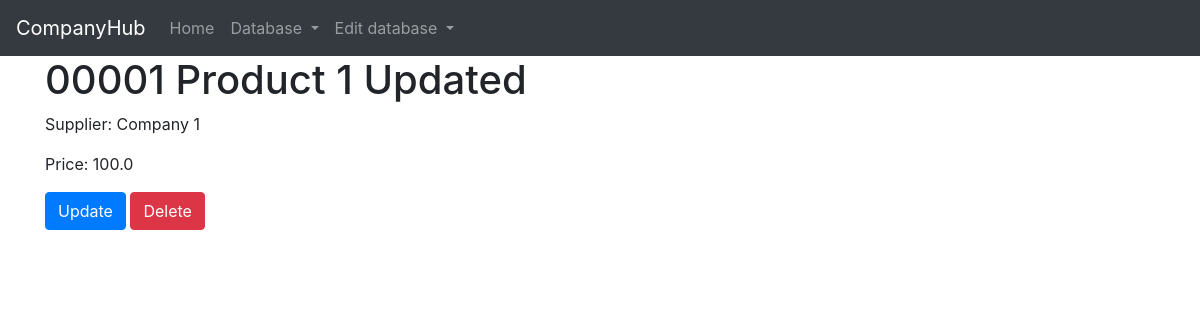
Page /product/1 on the committed database.
### main/models.py (models this page shows, shortened)
class Product(models.Model):
    product_code = models.CharField(max_length=50)
    name = models.CharField(max_length=100)
    supplier_name = models.ForeignKey('Supplier', on_delete=models.CASCADE, null=True)
    price = models.FloatField(null=True)

class Supplier(models.Model):
    supplier_name = models.CharField(max_length=100)
    email = models.EmailField(null=True)
    def __str__(self):
        return self.supplier_name

### main/views.py (the view)
# urls.py: path('product/<pk>', ProductDetailView.as_view(), name='main-product-detail'),
class ProductDetailView(DetailView):
    model = Product
    template_name = 'main/product-detail.html'

### main/templates/main/product-detail.html
{% extends 'main/base.html' %}
{% block content %}
<div>
    <h1>{{ object.product_code }}  {{ object.name }}</h1>
    <p>Supplier: {{ object.supplier_name }}</p>
    <p>Price: {{ object.price }}</p>
</div>
<div>
    <a class="btn btn-primary" href="{% url 'main-update-product' object.pk%}">Update</a>
    <a class="btn btn-danger" href="{% url 'main-delete-product' object.pk%}">Delete</a>
</div>
{% endblock content %}

### rows in the picture
Product: product_code "00001", name "Product 1 Updated", supplier_name "Company 1", price "100.0"
